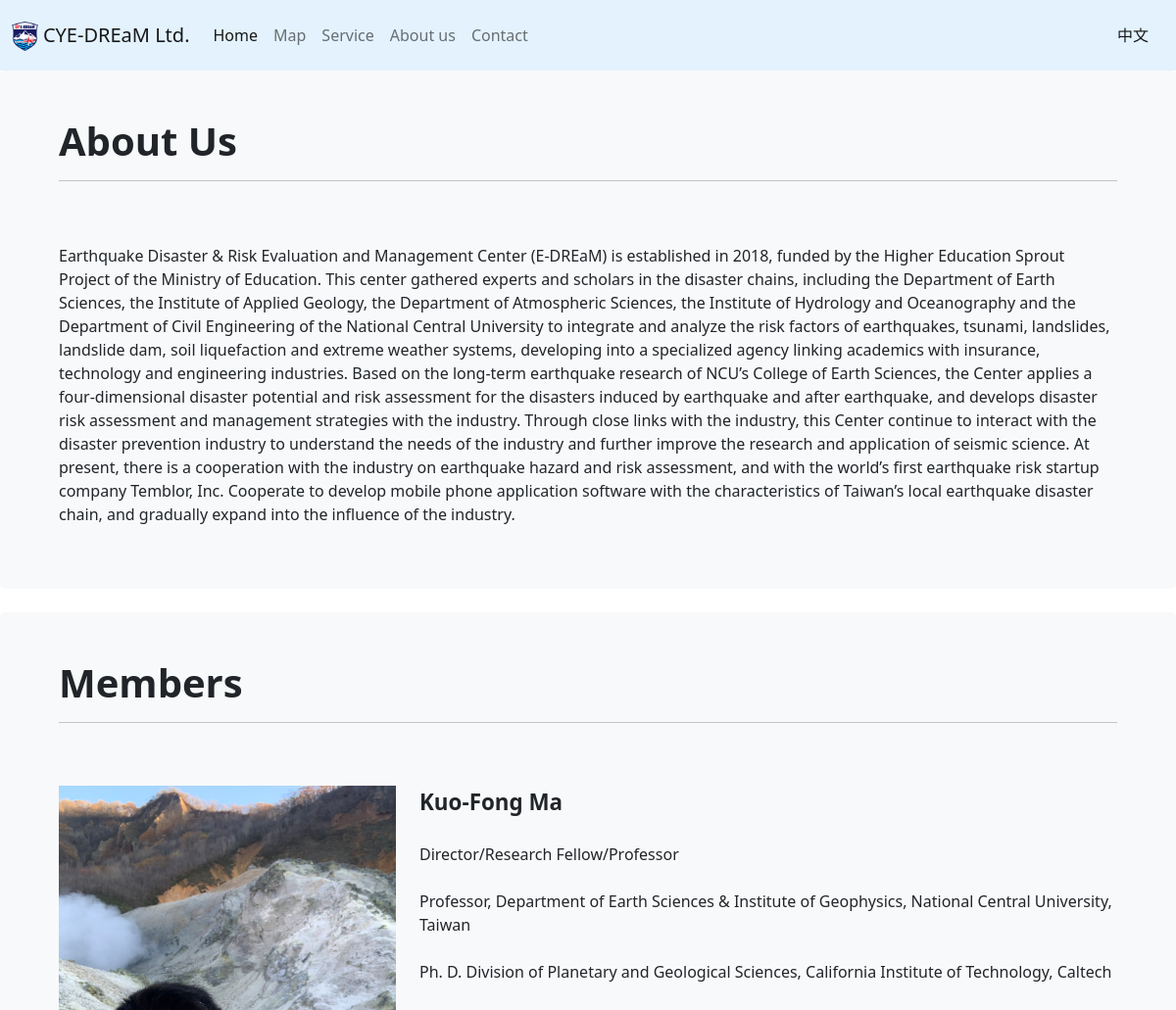
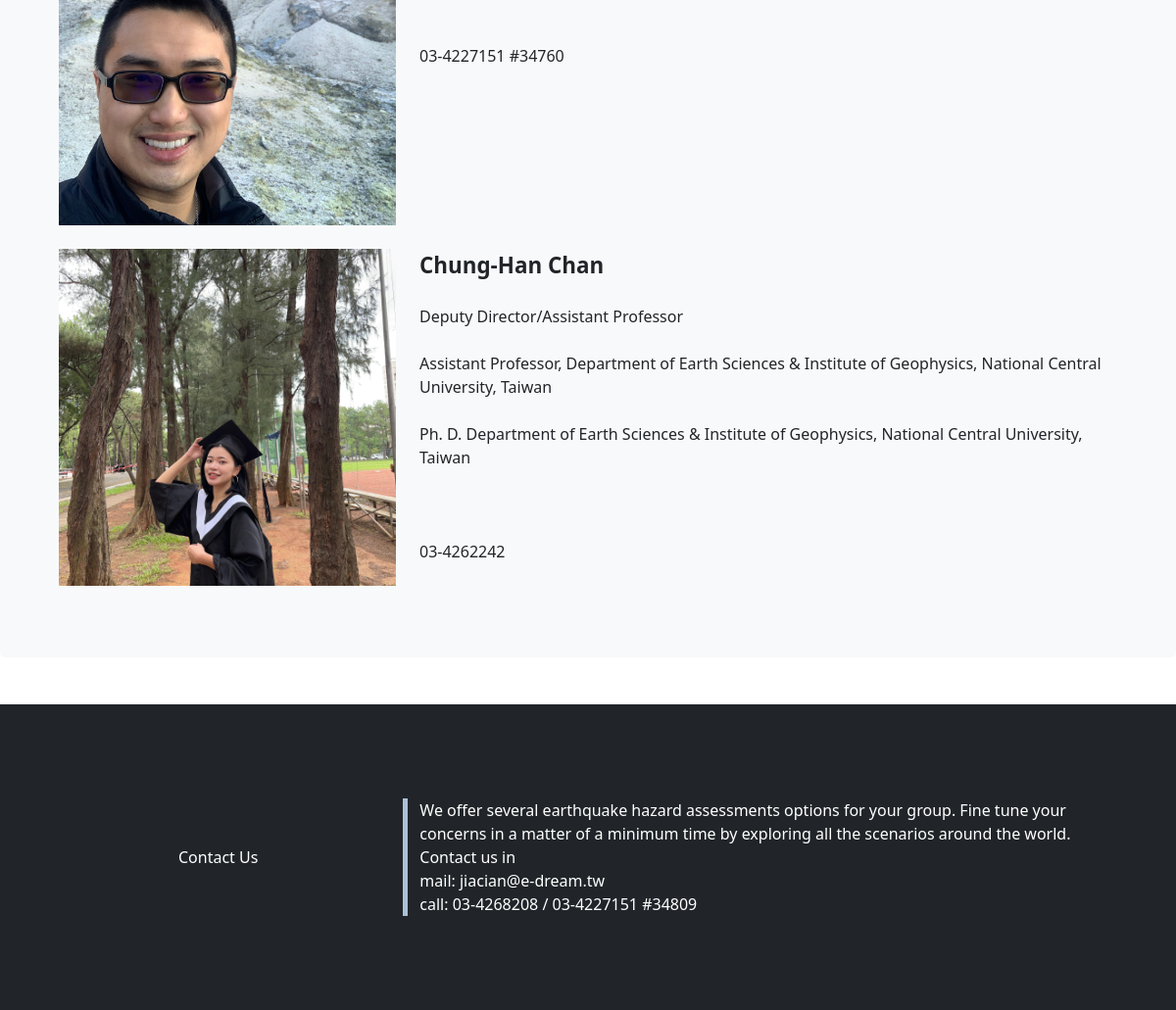
/AboutUs/en, run on the app's committed database (2 pictures, top to bottom).
### about/models.py (models this page shows, shortened)
class AboutContent(models.Model):
    name = models.CharField('公司名稱', max_length=20)
    logo= models.ImageField("公司logo",storage=OverwriteStorage(),upload_to='',blank=True)
    title = models.CharField('標題', max_length=20)
    content=models.TextField("內容", max_length=200,blank=True)
    member_title=models.CharField('成員標題', max_length=20)
    bottom_title=models.CharField('底部標題', max_length=20,blank=True)
    bottom_content=models.TextField('底部內容', max_length=300,blank=True)
    bottom_email=models.CharField('底部email', max_length=100,blank=True)
    bottom_phone=models.CharField('底部連絡電話', max_length=50,blank=True)

class AboutContent_EN(models.Model):
    name = models.CharField('公司名稱', max_length=20)
    title = models.CharField('標題', max_length=20)
    content=models.TextField("內容", max_length=2000,blank=True)
    member_title=models.CharField('成員標題', max_length=50)
    bottom_title=models.CharField('底部標題', max_length=50,blank=True)
    bottom_content=models.TextField('底部內容', max_length=400,blank=True)
    bottom_email=models.CharField('底部email', max_length=100,blank=True)
    bottom_phone=models.CharField('底部連絡電話', max_length=50,blank=True)

class Member(models.Model):
    name= models.CharField('成員名稱', max_length=20)
    pic_url = models.ImageField("成員照片URL",storage=OverwriteStorage(),upload_to='AboutUs_image/',blank=True)
    experience1= models.CharField('經歷1', max_length=30,blank=True)
    experience2= models.CharField('經歷2', max_length=30,blank=True)
    experience3= models.CharField('經歷3', max_length=30,blank=True)
    experience4= models.CharField('經歷4', max_length=30,blank=True)
    phone= models.CharField('連絡電話', max_length=30,blank=True)
    introduce = models.TextField('成員介紹', max_length=500,blank=True)

class Member_EN(models.Model):
    name= models.CharField('成員名稱', max_length=50)
    experience1= models.CharField('經歷1', max_length=200,blank=True)
    experience2= models.CharField('經歷2', max_length=200,blank=True)
    experience3= models.CharField('經歷3', max_length=200,blank=True)
    experience4= models.CharField('經歷4', max_length=200,blank=True)
    phone= models.CharField('連絡電話', max_length=50,blank=True)
    introduce = models.TextField('成員介紹', max_length=1200,blank=True)

### about/views.py (the view)
# urls.py: path("en",views.showAboutUs_EN)
def showAboutUs_EN(request):
    aboutus_content=AboutContent.objects.all()
    member=Member.objects.all()
    aboutus_content_EN=AboutContent_EN.objects.all()
    member_EN=Member_EN.objects.all()
    zip_member=zip(member,member_EN)
    return render(request,"AboutUs_EN.html",{"aboutus_content":aboutus_content,\
                                          "aboutus_content_EN":aboutus_content_EN,
                                          "zip_member":zip_member})

### templates/AboutUs_EN.html (shortened to what this page needs)
{% load static %}
<!DOCTYPE html>
<html lang="en">
{% for content_EN in aboutus_content_EN %}
{% for content in aboutus_content %}
<head>
    <link href="https://cdn.jsdelivr.net/npm/bootstrap@5.0.2/dist/css/bootstrap.min.css" rel="stylesheet"
>
    <link rel="stylesheet" href="{% static 'css/AboutUs.css' %}">
</head>
<body>
    <nav class="navbar navbar-expand-lg navbar-light" style='background-color: #e3f2fd;'>
        <div class="container-xxl">
            <a class="navbar-brand" href="../en">
                <img src="../static/assets/{{ content.logo }}" alt="" height="30"
                    class="d-inline-block align-text-top">
                {{content_EN.name}}</a>
            <div class="collapse navbar-collapse" id="navbarSupportedContent">
                <ul class="navbar-nav me-auto mb-2 mb-lg-0">
                    <li class="nav-item">
                        <a class="nav-link active" aria-current="page" href="../en">Home</a>
                    </li>
                    <li class="nav-item">
                        <a class="nav-link" href="../MapPage/en">Map</a>
                    </li>
                    <li class="nav-item">
                        <a class="nav-link" href="../Service/en">Service</a>
                    </li>
                    <li class="nav-item">
                        <a class="nav-link" href="">About us</a>
                    </li>
                    <li class="nav-item">
                        <a class="nav-link" href="../Contact/en">Contact</a>
                    </li>
                </ul>
                <span class="navbar-text">
                    <a class="nav-link" href="../AboutUs">中文</a>
                </span>
            </div>
        </div>
    </nav>
    <div class="p-5 mb-4 bg-light rounded-3">
        <div class="container">
            <h1 class="display-8 fw-bold">{{content_EN.title}}</h1>
            <hr>
            <br>
            <br>
            <p class="col-12 col-md-8" style="width:100%">
                {{content_EN.content}}<br>
            </p>
        </div>
    </div>
    <div class="p-5 mb-4 bg-light rounded-3">
        <div class="container">
            <h1 class="display-6 fw-bold">{{content_EN.member_title}}</h1>
            <hr>
            <br>
            <br>
            {% for member,member_en in zip_member %}
                <div class="row">
                    <div class="col-12 col-md-4">
                        <img src="../static/assets/{{ member.pic_url }}" alt="pic" width="100%">
                    </div>
                    <div class="col-12 col-md-8">
                        <span style="font-size:140%;font-weight:bold;">{{member_en.name}}</span><br><br>
                            {{member_en.experience1}}<br><br>
                            {{member_en.experience2}}<br><br>
                            {{member_en.experience3}}<br><br>
                            {{member_en.experience4}}<br><br>
                            {{member_en.phone}}<br><br>
                    </div>
                </div>
            <br>
            {% endfor %}
        </div>
    </div>
    <footer class="bd-footer py-4 py-md-5 mt-5 bg-dark">
        <div class="container py-4 py-md-5 px-4 px-md-3">
            <div class="row align-items-center">
                <div class="text-center col-4 col-md-4" style="color:white">{{ content_EN.bottom_title }}</div>
                <div class="text-left col-8 col-md-8" id="Contact" style="color:white">
                    {{ content_EN.bottom_content }} <br>
                    mail: {{ content_EN.bottom_email }}<br>
                    call: {{ content_EN.bottom_phone }}
                </div>
            </div>
        </div>
    </footer>
</body>
{% endfor %}
{% endfor %}
</html>

### statics/css/AboutUs.css (style rules this page uses)
.row #Contact { border-left: solid #ACC0D8 5px; }

### data on the page
AboutContent_EN: name "CYE-DREaM Ltd.", title "About Us", content "Earthquake Disaster & Risk Evaluation and Management Center (E-DREaM) is established in 2018, funded by the Higher Education Sprout Project of the Ministry of Education. This center gathered experts and scholars in the disaster chains, including the Department of Earth Sciences, the Institute of Applied Geology, the Department of Atmospheric Sciences, the Institute of Hydrology and Oceanography and the Department of Civil Engineering of the National Central University to integrate and analyze the risk factors of earthquakes, tsunami, landslides, landslide dam, soil liquefaction and extreme weather systems, developing into a specialized agency linking academics with insurance, technology and…", member_title "Members", bottom_title "Contact Us", bottom_content "We offer several earthquake hazard assessments options for your group. Fine tune your concerns in a matter of a minimum time by exploring all the scenarios around the world. Contact us in", bottom_email "jiacian@e-dream.tw", bottom_phone "03-4268208 / 03-4227151 #34809"
AboutContent: logo (picture)
Member: pic_url (picture), name "Kuo-Fong Ma", experience1 "Director/Research Fellow/Professor", experience2 "Professor, Department of Earth Sciences & Institute of Geophysics, National Central University, Taiwan", experience3 "Ph. D. Division of Planetary and Geological Sciences, California Institute of Technology, Caltech", phone "03-4227151 #34760"
Member: pic_url (picture), name "Chung-Han Chan", experience1 "Deputy Director/Assistant Professor", experience2 "Assistant Professor, Department of Earth Sciences & Institute of Geophysics, National Central University, Taiwan", experience3 "Ph. D. Department of Earth Sciences & Institute of Geophysics, National Central University, Taiwan", phone "03-4262242"
